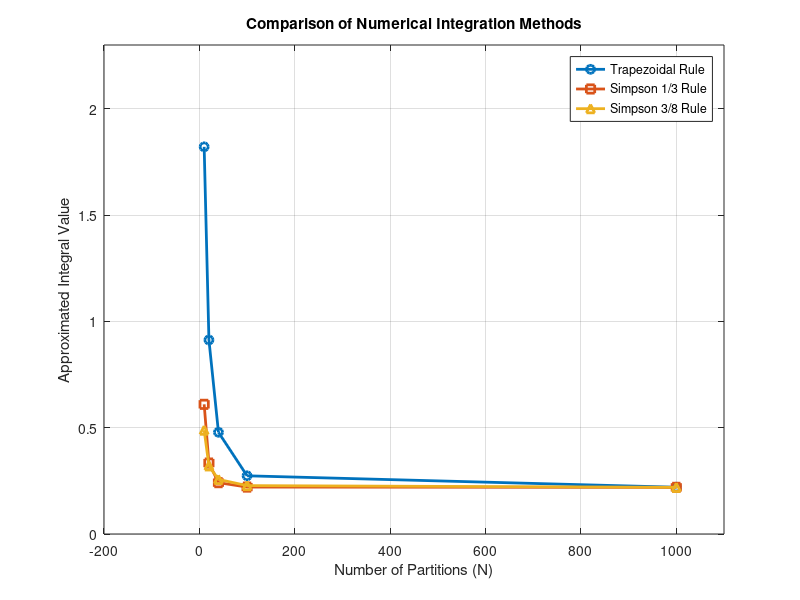

The MATLAB script that drew this image:
% this code is originally written in python by me. but ChatGPT converted it into
% MATLAB. I've also attached the original python code on this homework
format long
% Define the function
the_function = @(x) exp(-x) ./ x;

integration_range = [1, 100];
N = [10, 20, 40, 100, 1000];

trapezoidal_values = zeros(1, length(N));

% Trapezoidal Rule
for i = 1:length(N)
    partition_width = (integration_range(2) - integration_range(1)) / N(i);
    integration_position = integration_range(1);
    total_area = 0;
    for j = 1:N(i)
        % Trapezoidal formula: 0.5*(b-a)*(f(b) + f(a))
        a = integration_position;
        b = integration_position + partition_width;
        area = 0.5 * partition_width * (the_function(a) + the_function(b));
        total_area = total_area + area;
        integration_position = integration_position + partition_width;
    end
    trapezoidal_values(i) = total_area;
end

% Display trapezoidal values
disp('Trapezoidal Method Results:')
disp(trapezoidal_values)


% Simpson 1/3 Rule
simpson13_value = zeros(1, length(N));

for i = 1:length(N)
    partition_width = (integration_range(2) - integration_range(1)) / N(i);
    integration_position = integration_range(1);
    total_area = 0;
    for j = 1:N(i)
        x0 = integration_position;
        x1 = integration_position + partition_width / 2;
        x2 = integration_position + partition_width;
        area = partition_width * (the_function(x0) + 4 * the_function(x1) + the_function(x2)) / 6;
        total_area = total_area + area;
        integration_position = integration_position + partition_width;
    end
    simpson13_value(i) = total_area;
end

% Display Simpson 1/3 values
disp('Simpson 1/3 Method Results:')
disp(simpson13_value)


% Simpson 3/8 Rule
simpson38_value = zeros(1, length(N));

for i = 1:length(N)
    partition_width = (integration_range(2) - integration_range(1)) / N(i);
    integration_position = integration_range(1);
    oneforth_width = 0.25 * partition_width;
    threeforth_width = 0.75 * partition_width;
    total_area = 0;
    for j = 1:N(i)
        x0 = integration_position;
        x1 = integration_position + oneforth_width;
        x2 = integration_position + threeforth_width;
        x3 = integration_position + partition_width;
        area = partition_width * (the_function(x0) + 3 * the_function(x1) + 3 * the_function(x2) + the_function(x3)) / 8;
        total_area = total_area + area;
        integration_position = integration_position + partition_width;
    end
    simpson38_value(i) = total_area;
end

% Display Simpson 3/8 values
disp('Simpson 3/8 Method Results:')
disp(simpson38_value)


% Plotting the integration results
figure;
plot(N, trapezoidal_values, '-o', 'LineWidth', 2);
hold on;
plot(N, simpson13_value, '-s', 'LineWidth', 2);
plot(N, simpson38_value, '-^', 'LineWidth', 2);
hold off;

xlabel('Number of Partitions (N)');
ylabel('Approximated Integral Value');
title('Comparison of Numerical Integration Methods');
legend('Trapezoidal Rule', 'Simpson 1/3 Rule', 'Simpson 3/8 Rule');
xlim([-200, 1100]);
ylim([0, 2.3]);

grid on;
